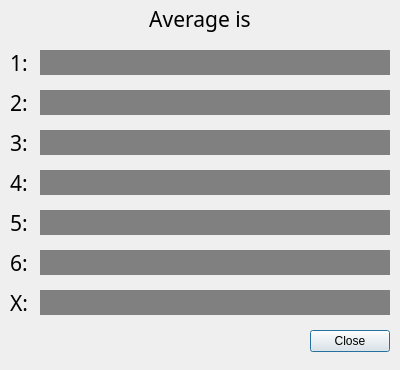
<?xml version="1.0" encoding="UTF-8"?>
<ui version="4.0">
 <class>stats_dialog</class>
 <widget class="QDialog" name="stats_dialog">
  <property name="geometry">
   <rect>
    <x>0</x>
    <y>0</y>
    <width>400</width>
    <height>370</height>
   </rect>
  </property>
  <property name="windowTitle">
   <string>Statistics</string>
  </property>
  <property name="styleSheet">
   <string notr="true"/>
  </property>
  <widget class="QDialogButtonBox" name="buttonBox">
   <property name="geometry">
    <rect>
     <x>310</x>
     <y>330</y>
     <width>80</width>
     <height>30</height>
    </rect>
   </property>
   <property name="orientation">
    <enum>Qt::Vertical</enum>
   </property>
   <property name="standardButtons">
    <set>QDialogButtonBox::Close</set>
   </property>
  </widget>
  <widget class="QLabel" name="one_guess_label">
   <property name="geometry">
    <rect>
     <x>10</x>
     <y>50</y>
     <width>20</width>
     <height>25</height>
    </rect>
   </property>
   <property name="font">
    <font>
     <family>Bahnschrift</family>
     <pointsize>16</pointsize>
    </font>
   </property>
   <property name="text">
    <string>1:</string>
   </property>
  </widget>
  <widget class="QLabel" name="two_guess_label">
   <property name="geometry">
    <rect>
     <x>10</x>
     <y>90</y>
     <width>20</width>
     <height>25</height>
    </rect>
   </property>
   <property name="font">
    <font>
     <family>Bahnschrift</family>
     <pointsize>16</pointsize>
    </font>
   </property>
   <property name="text">
    <string>2:</string>
   </property>
  </widget>
  <widget class="QLabel" name="three_guess_label">
   <property name="geometry">
    <rect>
     <x>10</x>
     <y>130</y>
     <width>20</width>
     <height>25</height>
    </rect>
   </property>
   <property name="font">
    <font>
     <family>Bahnschrift</family>
     <pointsize>16</pointsize>
    </font>
   </property>
   <property name="text">
    <string>3:</string>
   </property>
  </widget>
  <widget class="QLabel" name="four_guess_label">
   <property name="geometry">
    <rect>
     <x>10</x>
     <y>170</y>
     <width>20</width>
     <height>25</height>
    </rect>
   </property>
   <property name="font">
    <font>
     <family>Bahnschrift</family>
     <pointsize>16</pointsize>
    </font>
   </property>
   <property name="text">
    <string>4:</string>
   </property>
  </widget>
  <widget class="QLabel" name="five_guess_label">
   <property name="geometry">
    <rect>
     <x>10</x>
     <y>210</y>
     <width>20</width>
     <height>25</height>
    </rect>
   </property>
   <property name="font">
    <font>
     <family>Bahnschrift</family>
     <pointsize>16</pointsize>
    </font>
   </property>
   <property name="text">
    <string>5:</string>
   </property>
  </widget>
  <widget class="QLabel" name="six_guess_label">
   <property name="geometry">
    <rect>
     <x>10</x>
     <y>250</y>
     <width>20</width>
     <height>25</height>
    </rect>
   </property>
   <property name="font">
    <font>
     <family>Bahnschrift</family>
     <pointsize>16</pointsize>
    </font>
   </property>
   <property name="text">
    <string>6:</string>
   </property>
  </widget>
  <widget class="QLabel" name="fail_label">
   <property name="geometry">
    <rect>
     <x>10</x>
     <y>290</y>
     <width>20</width>
     <height>25</height>
    </rect>
   </property>
   <property name="font">
    <font>
     <family>Bahnschrift</family>
     <pointsize>16</pointsize>
    </font>
   </property>
   <property name="text">
    <string>X:</string>
   </property>
  </widget>
  <widget class="QLabel" name="one_blank_bar">
   <property name="geometry">
    <rect>
     <x>40</x>
     <y>50</y>
     <width>350</width>
     <height>25</height>
    </rect>
   </property>
   <property name="styleSheet">
    <string notr="true">background-color: rgb(128, 128, 128);
color: white;</string>
   </property>
   <property name="text">
    <string/>
   </property>
  </widget>
  <widget class="QLabel" name="two_blank_bar">
   <property name="geometry">
    <rect>
     <x>40</x>
     <y>90</y>
     <width>350</width>
     <height>25</height>
    </rect>
   </property>
   <property name="styleSheet">
    <string notr="true">background-color: rgb(128, 128, 128);
color: white;</string>
   </property>
   <property name="text">
    <string/>
   </property>
  </widget>
  <widget class="QLabel" name="three_blank_bar">
   <property name="geometry">
    <rect>
     <x>40</x>
     <y>130</y>
     <width>350</width>
     <height>25</height>
    </rect>
   </property>
   <property name="styleSheet">
    <string notr="true">background-color: rgb(128, 128, 128);
color: white;</string>
   </property>
   <property name="text">
    <string/>
   </property>
  </widget>
  <widget class="QLabel" name="four_blank_bar">
   <property name="geometry">
    <rect>
     <x>40</x>
     <y>170</y>
     <width>350</width>
     <height>25</height>
    </rect>
   </property>
   <property name="styleSheet">
    <string notr="true">background-color: rgb(128, 128, 128);
color: white;</string>
   </property>
   <property name="text">
    <string/>
   </property>
  </widget>
  <widget class="QLabel" name="five_blank_bar">
   <property name="geometry">
    <rect>
     <x>40</x>
     <y>210</y>
     <width>350</width>
     <height>25</height>
    </rect>
   </property>
   <property name="styleSheet">
    <string notr="true">background-color: rgb(128, 128, 128);
color: white;</string>
   </property>
   <property name="text">
    <string/>
   </property>
  </widget>
  <widget class="QLabel" name="six_blank_bar">
   <property name="geometry">
    <rect>
     <x>40</x>
     <y>250</y>
     <width>350</width>
     <height>25</height>
    </rect>
   </property>
   <property name="styleSheet">
    <string notr="true">background-color: rgb(128, 128, 128);
color: white;</string>
   </property>
   <property name="text">
    <string/>
   </property>
  </widget>
  <widget class="QLabel" name="x_blank_bar">
   <property name="geometry">
    <rect>
     <x>40</x>
     <y>290</y>
     <width>350</width>
     <height>25</height>
    </rect>
   </property>
   <property name="styleSheet">
    <string notr="true">background-color: rgb(128, 128, 128);
color: white;</string>
   </property>
   <property name="text">
    <string/>
   </property>
  </widget>
  <widget class="QLabel" name="average_label">
   <property name="geometry">
    <rect>
     <x>10</x>
     <y>-1</y>
     <width>380</width>
     <height>40</height>
    </rect>
   </property>
   <property name="font">
    <font>
     <family>Bahnschrift</family>
     <pointsize>16</pointsize>
    </font>
   </property>
   <property name="text">
    <string>Average is</string>
   </property>
   <property name="alignment">
    <set>Qt::AlignCenter</set>
   </property>
  </widget>
 </widget>
 <resources/>
 <connections>
  <connection>
   <sender>buttonBox</sender>
   <signal>accepted()</signal>
   <receiver>stats_dialog</receiver>
   <slot>accept()</slot>
   <hints>
    <hint type="sourcelabel">
     <x>248</x>
     <y>254</y>
    </hint>
    <hint type="destinationlabel">
     <x>157</x>
     <y>274</y>
    </hint>
   </hints>
  </connection>
  <connection>
   <sender>buttonBox</sender>
   <signal>rejected()</signal>
   <receiver>stats_dialog</receiver>
   <slot>reject()</slot>
   <hints>
    <hint type="sourcelabel">
     <x>316</x>
     <y>260</y>
    </hint>
    <hint type="destinationlabel">
     <x>286</x>
     <y>274</y>
    </hint>
   </hints>
  </connection>
 </connections>
</ui>
